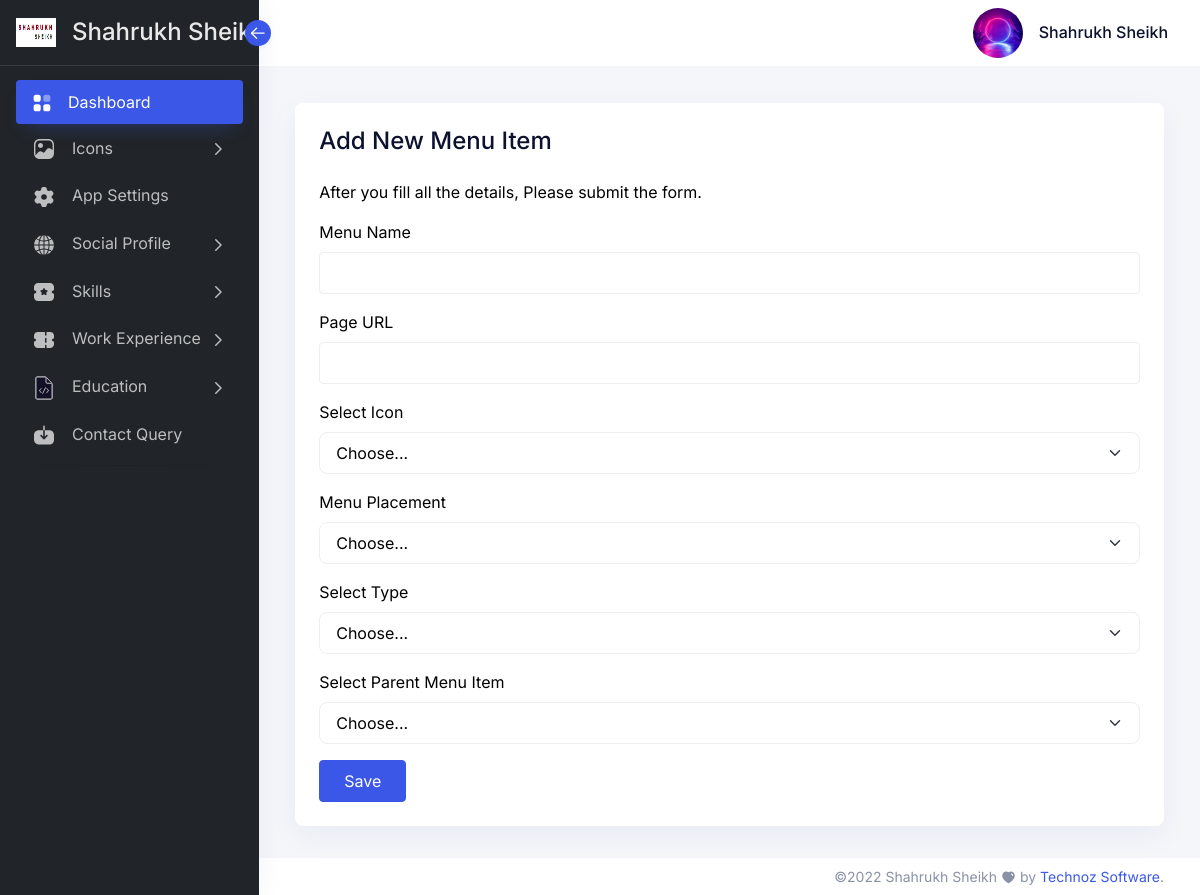
The page /admin/menu_add.php (signed in) on the database its author committed.
### tables this page shows
CREATE TABLE IF NOT EXISTS `app_setting` (
  `app_id` int(255) NOT NULL AUTO_INCREMENT,
  `app_name` varchar(255) DEFAULT NULL,
  `app_admin_logo` text,
  `admin_favicon` text,
  `site_logo` text,
  `site_favicon` text,
  `banner_image` varchar(255) DEFAULT NULL,
  `page_title_prefix` varchar(255) DEFAULT NULL,
  `website_url` varchar(255) DEFAULT NULL,
  `email` varchar(255) DEFAULT NULL,
  `phone` varchar(255) DEFAULT NULL,
  `site_description` text,
  `tagline` varchar(255) DEFAULT NULL,
  `keywords` varchar(255) DEFAULT NULL,
  `sidebar_variant` varchar(255) DEFAULT NULL,
  `admin_panel_theme` varchar(255) DEFAULT NULL,
  `status` int(4) NOT NULL DEFAULT '1',
  `dob` varchar(255) DEFAULT NULL,
  `address` varchar(255) DEFAULT NULL,
  `languages` varchar(255) DEFAULT NULL,
  PRIMARY KEY (`app_id`)
);

CREATE TABLE IF NOT EXISTS `admin_menu` (
  `menu_id` int(255) NOT NULL AUTO_INCREMENT,
  `item_name` varchar(255) NOT NULL,
  `item_link` text NOT NULL,
  `item_icon` text NOT NULL,
  `item_type` int(100) NOT NULL DEFAULT '1',
  `child_id` int(100) NOT NULL DEFAULT '0',
  `placement` int(10) NOT NULL DEFAULT '1',
  `status` int(10) NOT NULL DEFAULT '1',
  PRIMARY KEY (`menu_id`)
);

CREATE TABLE IF NOT EXISTS `app_icons` (
  `icon_id` int(255) NOT NULL AUTO_INCREMENT,
  `icon_name` varchar(255) NOT NULL,
  `icon` longtext NOT NULL,
  `status` int(10) NOT NULL DEFAULT '1',
  PRIMARY KEY (`icon_id`)
);

### class/ClassDb.php (called while the page is built, shortened)
<?php
class DB
{
    public $link = null;
    public function __construct()
    {
        try {
            $this->link = new mysqli(DB_HOST, DB_USER, DB_PASS, DB_NAME);
            $this->link->set_charset("utf8");
        } catch (Exception $e) {
            die('Unable to connect to database');
        }
    }
    public function fetch_object($query, $object = false)
    {
        $row = $this->link->query($query);
        if ($this->link->error) {
            $this->log_db_errors($this->link->error, $query);
            return false;
        } else {
            $r = (!$object) ? $row->fetch_object() : $row->fetch_row();
            return $r;
        }
    }
    public function runQuery($query, $object = false)
    {
        $results = $this->link->query($query);
        if ($this->link->error) {
            $this->log_db_errors($this->link->error, $query);
            return false;
        } else {
            $row = array();
            while ($r = (!$object) ? $results->fetch_assoc() : $results->fetch_object()) {
                $row[] = $r;
            }
            return $row;
        }
    }
}

### config.php (called while the page is built, shortened)
<?php
require_once("class/ClassDb.php");
include("class/ClassQuery.php");
$db_query = new Query();
$web_setting = $db_query->fetch_object("select * from app_setting where app_id=1");
?>

### class/ClassQuery.php (called while the page is built, shortened)
<?php
class Query
{
  function __construct()
  {
    $this->db = new DB();
  }
  function runQuery($query)
  {
    $object = $this->db->runQuery($query);
    return $object;
  }
  function fetch_object($sql)
  {
    $object = $this->db->fetch_object($sql);
    return $object;
  }
}
?>

### admin/admin-auth.php (called while the page is built, shortened)
<?php
    include('../config.php');
    if(!isset($_SESSION[ADMIN_SESSION_NAME])){
        $db_query->redirect(ADMIN_PATH.'/login/' );
    }else{
        $admin_setting = $db_query->fetch_object("select * from admin where admin_id='".$_SESSION[ADMIN_SESSION_NAME]."'");
        $profile_pic = BASEPATH.'/assets/images/'.$admin_setting->admin_profile_pic;
        $menu = $db_query->runQuery("select * from admin_menu  INNER JOIN app_icons on admin_menu.item_icon=app_icons.icon_id WHERE admin_menu.status=1");
    }
?>

### admin/menu_add.php (the view, shortened to what this page needs)
<?php
include('./admin-auth.php');
$form_title = 'Add New Menu Item';
$form_subtitle = 'After you fill all the details, Please submit the form.';
$item_name = '';
$item_link = '';
?>
<!doctype html>
<html lang="en" dir="ltr">
<head>
    <?php include('includes/head.php'); ?>
    <link rel="stylesheet" href="<?php echo ADMIN_PATH; ?>/styles/custom_styles.css" />
</head>
<body class="theme-color-default <?php echo $web_setting->admin_panel_theme; ?>  ">
    <?php include('includes/sidebar.php'); ?>
    <main class="main-content">
        <div class="position-relative iq-banner">
            <?php include('includes/top-nav.php'); ?>
            <div class="iq-navbar-header" style="height: 85px;">
            </div>
        </div>
        <div class="conatiner-fluid content-inner  mt-n5 py-0">
            <div class="row">
                <div class="col-sm-12 col-lg-12 ms-auto me-auto">
                    <div class="card">
                        <div class="card-header d-flex justify-content-between">
                            <div class="header-title">
                                <h4 class="card-title"><?php echo $form_title; ?></h4>
                            </div>
                        </div>
                        <div class="card-body">
                            <p><?php echo $form_subtitle; ?></p>
                            <form action="<?php echo htmlspecialchars($_SERVER['PHP_SELF']); ?>" method="POST" enctype="multipart/form-data" class="row g-3 needs-validation" novalidate>
                                <div class="col-md-12">
                                    <label for="item_name" class="form-label">Menu Name</label>
                                    <input type="text" name="item_name" value="<?php echo $item_name; ?>" class="form-control" id="item_name" required>
                                </div>
                                <div class="col-md-12">
                                    <label for="item_link" class="form-label">Page URL</label>
                                    <input type="text" name="item_link" value="<?php echo $item_link; ?>" class="form-control" id="item_link" required>
                                </div>
                                <div class="col-md-12">
                                    <label for="item_icon" class="form-label">Select Icon</label>
                                    <select class="form-select" id="item_icon" name="item_icon" required>
                                        <option selected disabled  value="0">Choose...</option>
                                    </select>
                                </div>
                                <div class="col-md-12">
                                    <label for="placement" class="form-label">Menu Placement</label>
                                    <select class="form-select" id="placement" name="placement" required>
                                        <option selected disabled value="">Choose...</option>
                                    </select>
                                </div>
                                <div class="col-md-12">
                                    <label for="item_type" class="form-label">Select Type</label>
                                    <select class="form-select" id="item_type" name="item_type" required>
                                        <option selected disabled value="">Choose...</option>
                                    </select>
                                </div>
                                <div class="col-md-12">
                                    <label for="child_id" class="form-label">Select Parent Menu Item</label>
                                    <select class="form-select" id="child_id" name="child_id" required>
                                        <option selected  value="0">Choose...</option>
                                    </select>
                                </div>
                                <div class="col-12">
                                    <button class="btn btn-primary" type="submit" id="save_menu">Save</button>
                                </div>
                            </form>
                        </div>
                    </div>
                </div>
            </div>
        </div>
        <?php include('includes/footer.php'); ?>
    </main>
</body>
</html>

### admin/includes/head.php (shortened to what this page needs)
<link rel="stylesheet" href="<?php echo ADMIN_PATH; ?>/assets/css/core/libs.min.css" />
<link rel="stylesheet" href="<?php echo ADMIN_PATH; ?>/assets/vendor/aos/dist/aos.css" />
<link rel="stylesheet" href="<?php echo ADMIN_PATH; ?>/assets/css/hope-ui.min.css?v=1.2.0" />
<link rel="stylesheet" href="<?php echo ADMIN_PATH; ?>/assets/css/custom.min.css?v=1.2.0" />
<link rel="stylesheet" href="<?php echo ADMIN_PATH; ?>/assets/css/dark.min.css"/>
<link rel="stylesheet" href="<?php echo ADMIN_PATH; ?>/assets/css/customizer.min.css" />
<link rel="stylesheet" href="<?php echo ADMIN_PATH; ?>/assets/css/rtl.min.css"/>

### admin/includes/sidebar.php (shortened to what this page needs)
<aside class="sidebar sidebar-default navs-rounded-all sidebar-<?php echo $web_setting->sidebar_variant; ?>">
    <div class="sidebar-header d-flex align-items-center justify-content-start">
        <a href="<?php echo ADMIN_PATH . '/dashboard/' ?>" class="navbar-brand">
            <img src="<?php echo ADMIN_PATH; ?>/images/admin-panel/<?php echo $web_setting->app_admin_logo; ?>" class="admin_app_logo" />
            <h4 class="logo-title"><?php echo APP_NAME; ?></h4>
        </a>
        <div class="sidebar-toggle" data-toggle="sidebar" data-active="true">
            <i class="icon">
            </i>
        </div>
    </div>
    <div class="sidebar-body pt-0 data-scrollbar">
        <div class="sidebar-list">
            <ul class="navbar-nav iq-main-menu" id="sidebar-menu">
                <li class="nav-item">
                    <a class="nav-link active" aria-current="page" href="<?php echo ADMIN_PATH . '/dashboard/' ?>">
                        <i class="icon">
                        </i>
                        <span class="item-name">Dashboard</span>
                    </a>
                </li>
                <?php foreach ($menu as $m) {
                    if ($m['item_link'] != '#' && $m['item_type'] == 0 && $m['placement'] == 1) {
                        if($m['item_name']=='App Settings'){
                            echo '<li class="nav-item">
                                    <a class="nav-link" aria-current="page" href="' . ADMIN_PATH.$m['item_link'] . '1">
                                        <i class="icon">
                                            '.html_entity_decode($m['icon']).'
                                        </i>
                                        <span>' . $m['item_name'] . '</span>
                                    </a>
                                </li>';
                        }else{
                            echo '<li class="nav-item">
                                    <a class="nav-link" aria-current="page" href="' . ADMIN_PATH.$m['item_link'] . '">
                                        <i class="icon">
                                            '.html_entity_decode($m['icon']).'
                                        </i>
                                        <span>' . $m['item_name'] . '</span>
                                    </a>
                                </li>';
                        }
                    } else if ($m['item_link'] == '#' && $m['item_type'] == 0 && $m['child_id'] == 0  && $m['placement'] == 1) {
                        if($admin_setting->admin_level!='z' && $m['item_name']=='Menu' || $admin_setting->admin_level!='z' && $m['item_name']=='Icons' || $admin_setting->admin_level!='z' && $m['item_name']=='Matrix Chart' ){
                        }else{
                        echo '<li class="nav-item">
                                <a class="nav-link" data-bs-toggle="collapse" href="#horizontal-menu'.$m['menu_id'].'" role="button" aria-expanded="false" aria-controls="horizontal-menu">
                                    <i class="icon">
                                    '.html_entity_decode($m['icon']).'
                                    </i>
                                    <span class="item-name">' . $m['item_name'] . '</span>
                                    <i class="right-icon">
                                        <svg xmlns="http://www.w3.org/2000/svg" width="18" fill="none" viewBox="0 0 24 24" stroke="currentColor">
                                            <path stroke-linecap="round" stroke-linejoin="round" stroke-width="2" d="M9 5l7 7-7 7" />
                                        </svg>
                                    </i>
                                </a>
                                <ul class="sub-nav collapse" id="horizontal-menu'.$m['menu_id'].'" data-bs-parent="#sidebar-menu">
                                ';
                        echo '</ul>
                                </li>';
                        }
                    }
                }
                ?>
                <li>
                    <hr class="hr-horizontal">
                </li>
            </ul>
        </div>
    </div>
</aside>

### admin/includes/top-nav.php (shortened to what this page needs)
<nav class="nav navbar navbar-expand-lg navbar-light iq-navbar">
    <div class="container-fluid navbar-inner">
        <div class="collapse navbar-collapse" id="navbarSupportedContent">
            <ul class="mb-2 navbar-nav ms-auto align-items-center navbar-list mb-lg-0">
                <li class="nav-item dropdown">
                    <a class="py-0 nav-link d-flex align-items-center" href="#" id="navbarDropdown" role="button" data-bs-toggle="dropdown" aria-expanded="false">
                        <img src="<?php echo $profile_pic; ?>" alt="<?php echo $admin_setting->admin_name ?>" class="theme-color-default-img img-fluid avatar avatar-50 avatar-rounded">
                        <div class="caption ms-3 d-none d-md-block ">
                            <h6 class="mb-0 caption-title"><?php echo $admin_setting->admin_name; ?></h6>
                        </div>
                    </a>
                </li>
            </ul>
        </div>
    </div>
</nav>

### admin/includes/footer.php (shortened to what this page needs)
<footer class="footer">
          <div class="footer-body">
              <div class="right-panel">
                  ©<script>document.write(new Date().getFullYear())</script> <?php echo APP_NAME; ?>
                  <span class="text-gray">
                  </span> by <a href="https://technozsoftware.com/">Technoz Software</a>.
              </div>
          </div>
      </footer>

### admin/styles/custom_styles.css (style rules this page uses)
.form-label { color:#000 !important; }
.admin_app_logo { width:40px !important; height:auto !important; }
.light .form-label { color:#000 !important; }
.light p { color:#000 !important; }
.light .form-control { color: #000 !important; }
.light .form-select { color: #000 !important; }

### rows shown on the page
app_setting: app_admin_logo (picture)
admin_menu: item_name "Icons"
admin_menu: item_name "App Settings"
admin_menu: item_name "Social Profile"
admin_menu: item_name "Skills"
admin_menu: item_name "Work Experience"
admin_menu: item_name "Education"
admin_menu: item_name "Contact Query"

### other values the page prints
APP_NAME "Shahrukh Sheikh"
$admin_setting->admin_name "Shahrukh Sheikh"
$form_title "Add New Menu Item"
$form_subtitle "After you fill all the details, Please submit the form."
